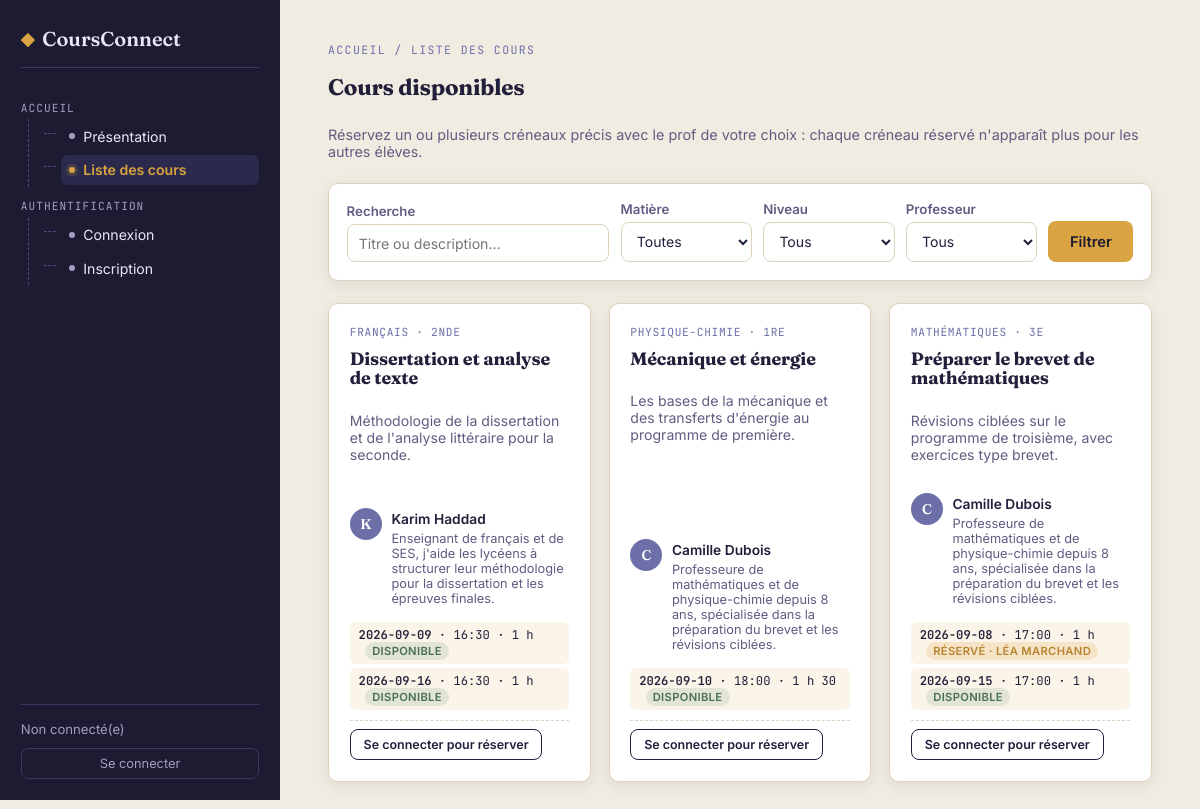
Screenshot of /cours with the database file from the repository.
### tables this page shows
CREATE TABLE courses(
            id INTEGER PRIMARY KEY AUTOINCREMENT,
            title TEXT NOT NULL,
            subject TEXT NOT NULL,
            level TEXT NOT NULL,
            description TEXT NOT NULL,
            teacher_id INTEGER NOT NULL REFERENCES users(id) ON DELETE CASCADE
        );

CREATE TABLE users(
            id INTEGER PRIMARY KEY AUTOINCREMENT,
            name TEXT NOT NULL,
            email TEXT UNIQUE NOT NULL,
            password_hash TEXT NOT NULL,
            role TEXT NOT NULL CHECK(role IN ('admin', 'prof', 'etudiant')),
            bio TEXT,
            photo TEXT
        );

CREATE TABLE slots(
            id INTEGER PRIMARY KEY AUTOINCREMENT,
            course_id INTEGER NOT NULL REFERENCES courses(id) ON DELETE CASCADE,
            slot_date TEXT NOT NULL,
            slot_time TEXT NOT NULL,
            duration_minutes INTEGER NOT NULL,
            reserved_by INTEGER REFERENCES users(id) ON DELETE SET NULL,
            student_notes TEXT
        );

### app.py (the view)
@app.route("/cours")
def cours():
    db = get_db()
    user = current_user()
    q = request.args.get("q", "").strip()
    subject = request.args.get("subject", "").strip()
    level = request.args.get("level", "").strip()
    teacher_id = request.args.get("teacher_id", "").strip()
    conditions = ["EXISTS (SELECT 1 FROM slots s WHERE s.course_id = c.id AND s.reserved_by IS NULL)"]
    params = []
    if q:
        conditions.append("(c.title LIKE ? OR c.description LIKE ?)")
        like = f"%{q}%"
        params.extend([like, like])
    if subject in MATIERES:
        conditions.append("c.subject = ?")
        params.append(subject)
    if level in NIVEAUX:
        conditions.append("c.level = ?")
        params.append(level)
    if teacher_id.isdigit():
        conditions.append("c.teacher_id = ?")
        params.append(int(teacher_id))
    where_clause = " AND ".join(conditions) if conditions else "1=1"
    rows = db.execute(
        f"""
        SELECT c.*, u.name AS teacher_name, u.bio AS teacher_bio, u.photo AS teacher_photo
        FROM courses c
        JOIN users u ON u.id = c.teacher_id
        WHERE {where_clause}
        ORDER BY c.id DESC
        """,
        params,
    ).fetchall()
    teachers = db.execute(
        "SELECT id, name FROM users WHERE role = 'prof' ORDER BY name"
    ).fetchall()
    slots_map = get_slots_map(db, [r["id"] for r in rows])
    return render_template(
        "cours.html",
        courses=rows,
        slots_map=slots_map,
        matieres=MATIERES,
        niveaux=NIVEAUX,
        teachers=teachers,
        filters={"q": q, "subject": subject, "level": level, "teacher_id": teacher_id},
    )

### app.py (called while the page is built)
def get_db():
    if "db" not in g:
        g.db = sqlite3.connect(DB_PATH)
        g.db.row_factory = sqlite3.Row
        g.db.execute("PRAGMA foreign_keys = ON")
    return g.db

def get_slots_map(db, course_ids):
    if not course_ids:
        return {}
    placeholders = ",".join("?" for _ in course_ids)
    rows = db.execute(
        f"""
        SELECT sl.*, u.name AS student_name
        FROM slots sl
        LEFT JOIN users u ON u.id = sl.reserved_by
        WHERE sl.course_id IN ({placeholders})
        ORDER BY sl.slot_date, sl.slot_time
        """,
        list(course_ids),
    ).fetchall()
    slots_map = {cid: [] for cid in course_ids}
    for r in rows:
        slots_map[r["course_id"]].append(r)
    return slots_map

@app.template_filter("duree_lisible")
def duree_lisible(minutes):
    minutes = int(minutes)
    h, m = divmod(minutes, 60)
    if h and m:
        return f"{h} h {m:02d}"
    if h:
        return f"{h} h"
    return f"{m} min"

def current_user():
    user_id = session.get("user_id")
    if not user_id:
        return None
    return get_db().execute("SELECT * FROM users WHERE id = ?", (user_id,)).fetchone()

@app.context_processor
def inject_current_user():
    return {"current_user": current_user()}

@app.context_processor
def inject_unread_total():
    user = current_user()
    if user and user["role"] in ("prof", "etudiant"):
        total = get_db().execute(
            "SELECT COUNT(*) FROM messages WHERE recipient_id = ? AND read_at IS NULL",
            (user["id"],),
        ).fetchone()[0]
        return {"unread_messages_total": total}
    return {"unread_messages_total": 0}

### templates/cours.html (shortened to what this page needs)
{% extends "base.html" %}
{% import "_macros.html" as macros %}
{% block content %}
  <div class="section-title">
    <div>
      <span class="eyebrow">Accueil / Liste des cours</span>
      <h2>Cours disponibles</h2>
    </div>
  </div>
  <p style="color:var(--text-muted);font-size:0.9rem;margin:-0.6rem 0 1.4rem;">
    Réservez un ou plusieurs créneaux précis avec le prof de votre choix : chaque créneau réservé n'apparaît plus pour les autres élèves.
  </p>
  <form method="get" action="{{ url_for('cours') }}" class="card filter-bar">
    <div class="field">
      <label for="q">Recherche</label>
      <input type="text" id="q" name="q" placeholder="Titre ou description…" value="{{ filters.q }}">
    </div>
    <div class="field">
      <label for="subject">Matière</label>
      <select id="subject" name="subject">
        <option value="">Toutes</option>
      </select>
    </div>
    <div class="field">
      <label for="level">Niveau</label>
      <select id="level" name="level">
        <option value="">Tous</option>
      </select>
    </div>
    <div class="field">
      <label for="teacher_id">Professeur</label>
      <select id="teacher_id" name="teacher_id">
        <option value="">Tous</option>
      </select>
    </div>
    <div class="field">
      <button class="btn btn-gold" type="submit">Filtrer</button>
    </div>
  </form>
  {% if courses %}
  <div class="course-grid">
    {% for c in courses %}
    {% set course_slots = slots_map.get(c['id'], []) %}
    {% set free_slots = course_slots|selectattr('reserved_by', 'none')|list %}
    <div class="card course-card">
      <span class="course-cat">{{ c['subject'] }} · {{ c['level'] }}</span>
      <h3>{{ c['title'] }}</h3>
      <p class="course-desc">{{ c['description'] }}</p>
      <div class="teacher-line">
        {{ macros.avatar(c['teacher_name'], c['teacher_photo'], 32) }}
        <div>
          <span class="teacher-name">{{ c['teacher_name'] }}</span>
          {% if c['teacher_bio'] %}
            <p class="teacher-bio">{{ c['teacher_bio'] }}</p>
          {% endif %}
        </div>
      </div>
      {% if current_user and current_user['role'] == 'etudiant' and free_slots %}
        <form method="post" action="{{ url_for('inscription_cours', course_id=c['id']) }}">
          <ul class="slot-list slot-list-picker">
            {% for s in course_slots %}
              <li>
                <label class="slot-pick {{ 'is-taken' if s['reserved_by'] and s['reserved_by'] != current_user['id'] else '' }} {{ 'is-mine' if s['reserved_by'] == current_user['id'] else '' }}">
                  {% if not s['reserved_by'] %}
                    <input type="checkbox" name="slot_id[]" value="{{ s['id'] }}">
                  {% endif %}
                  <span class="slot-date">{{ s['slot_date'] }}</span> · {{ s['slot_time'] }} · {{ s['duration_minutes']|duree_lisible }}
                  {% if s['reserved_by'] == current_user['id'] %}
                    <span class="slot-status slot-status-reserved">Réservé par vous</span>
                  {% elif s['reserved_by'] %}
                    <span class="slot-status slot-status-reserved">Complet</span>
                  {% endif %}
                </label>
              </li>
            {% endfor %}
          </ul>
          <div class="field" style="margin-top:0.6rem;">
            <label>Sujets à travailler avec le prof (optionnel)</label>
            <textarea name="notes" rows="2" placeholder="Ex. : révision des fractions, méthodologie de la dissertation…"></textarea>
          </div>
          <button class="btn btn-sage" type="submit" style="font-size:0.8rem;padding:0.45rem 0.8rem;">Réserver les créneaux sélectionnés</button>
        </form>
      {% else %}
        {{ macros.slot_list(course_slots) }}
      {% endif %}
      <div class="course-meta">
        {% if not current_user %}
          <a class="btn btn-outline" style="font-size:0.78rem;padding:0.45rem 0.8rem;" href="{{ url_for('connexion') }}">Se connecter pour réserver</a>
        {% endif %}
      </div>
    </div>
    {% endfor %}
  </div>
  {% else %}
  <div class="empty-state">Aucun cours disponible pour le moment — repassez bientôt !</div>
  {% endif %}
{% endblock %}

### templates/_macros.html
{% macro slot_list(slots) %}
  {% if slots %}
    <ul class="slot-list">
      {% for s in slots %}
        <li>
          <span class="slot-date">{{ s['slot_date'] }}</span> · {{ s['slot_time'] }} · {{ s['duration_minutes']|duree_lisible }}
          {% if s['reserved_by'] %}
            <span class="slot-status slot-status-reserved">Réservé{{ ' · ' + s['student_name'] if s['student_name'] else '' }}</span>
          {% else %}
            <span class="slot-status slot-status-dispo">Disponible</span>
          {% endif %}
        </li>
      {% endfor %}
    </ul>
  {% else %}
    <p class="slot-empty">Aucun créneau programmé.</p>
  {% endif %}
{% endmacro %}
{% macro avatar(name, photo, size=36) %}
  {% if photo %}
    <img class="avatar-img" src="{{ url_for('static', filename='uploads/profils/' + photo) }}" alt="{{ name }}" style="width:{{ size }}px;height:{{ size }}px;">
  {% else %}
    <span class="avatar-fallback" style="width:{{ size }}px;height:{{ size }}px;font-size:{{ (size * 0.45)|round|int }}px;">{{ (name[0] if name else '?')|upper }}</span>
  {% endif %}
{% endmacro %}

### static/style.css (style rules this page uses)
:root { --ink:#1D1B31; --ink-soft:#2C2A4C; --ink-softer:#3A3763; --paper:#F1ECE1; --card:#FFFFFF; --text-dark:#221F3B; --text-muted:#615C82; --text-light:#EAE6F5; --text-light-muted:#A29DC4; --gold:#D9A441; --gold-dark:#B8842F; --sage:#5F8D6B; --sage-dark:#487056; --indigo-accent:#6C6FA8; --border:#DFD3C0; --tree-line:#4B4776; --danger:#B5533D; --radius:10px; --shadow: 0 4px 16px rgba(29,27,49,0.08); }
* { box-sizing:border-box; }
html,body { margin:0;padding:0; }
body { font-family:'Inter',sans-serif; background:var(--paper); color:var(--text-dark); -webkit-font-smoothing:antialiased; }
h1,h2,h3,.display { font-family:'Fraunces',serif; color:var(--text-dark); letter-spacing:-0.01em; line-height:1.1; }
a { color:inherit;text-decoration:none; }
button { font-family:inherit;cursor:pointer; }
.eyebrow { font-family:'JetBrains Mono',monospace; font-size:0.72rem; letter-spacing:0.12em; text-transform:uppercase; color:var(--indigo-accent); margin-bottom:0.6rem; display:block; }
.card { background:var(--card);border:1px solid var(--border);border-radius:var(--radius);box-shadow:var(--shadow); }
.btn { display:inline-flex; align-items:center; gap:0.45rem; padding:0.72rem 1.35rem; border-radius:8px; border:none; font-weight:600; font-size:0.92rem; transition:transform .12s ease, box-shadow .12s ease, background .15s ease; }
.btn-gold { background:var(--gold);color:var(--ink); }
.btn-outline { background:transparent;border:1.5px solid var(--text-dark);color:var(--text-dark); }
input, select, textarea { width:100%; font-family:'Inter',sans-serif; font-size:0.94rem; padding:0.72rem 0.85rem; border-radius:8px; border:1.5px solid var(--border); background:#fff; color:var(--text-dark); }
label { font-size:0.83rem;font-weight:600;color:var(--text-muted);display:block;margin-bottom:0.35rem; }
.field { margin-bottom:1.1rem; }
.section-title { display:flex;align-items:baseline;justify-content:space-between;margin-bottom:1.1rem; }
.section-title h2 { font-size:1.4rem; }
.course-grid { display:grid;grid-template-columns:repeat(auto-fill,minmax(260px,1fr));gap:1.1rem; }
.course-card { padding:1.3rem;display:flex;flex-direction:column;gap:0.6rem; }
.course-cat { font-family:'JetBrains Mono',monospace;font-size:0.7rem;text-transform:uppercase;letter-spacing:0.06em;color:var(--indigo-accent); }
.course-card h3 { font-size:1.12rem;margin:0; }
.course-desc { color:var(--text-muted);font-size:0.88rem;flex:1; }
.course-meta { display:flex;justify-content:space-between;align-items:center;font-size:0.82rem;color:var(--text-muted);padding-top:0.5rem;border-top:1px dashed var(--border);flex-wrap:wrap;gap:0.5rem; }
.slot-list { list-style:none; margin:0; padding:0; display:flex; flex-direction:column; gap:0.3rem; }
.slot-list li { font-family:'JetBrains Mono',monospace; font-size:0.76rem; color:var(--text-dark); background:rgba(217,164,65,0.12); border-radius:6px; padding:0.3rem 0.55rem; display:inline-block; }
.slot-list .slot-date { font-weight:600; }
.slot-status { font-family:'Inter',sans-serif; font-weight:600; font-size:0.7rem; text-transform:uppercase; letter-spacing:0.03em; margin-left:0.4rem; padding:0.12rem 0.45rem; border-radius:10px; }
.slot-status-dispo { background:rgba(95,141,107,0.16);color:var(--sage-dark); }
.slot-status-reserved { background:rgba(217,164,65,0.2);color:var(--gold-dark); }
.avatar-fallback { display:inline-flex; align-items:center; justify-content:center; border-radius:50%; background:var(--indigo-accent); color:#fff; font-family:'Fraunces',serif; font-weight:600; flex-shrink:0; }
.teacher-line { display:flex;align-items:flex-start;gap:0.6rem;padding:0.4rem 0; }
.teacher-name { font-weight:600;font-size:0.86rem; }
.teacher-bio { font-size:0.8rem;color:var(--text-muted);margin:0.2rem 0 0; }
.filter-bar { display:grid; grid-template-columns:2fr 1fr 1fr 1fr auto; gap:0.7rem; align-items:end; padding:1.1rem; margin-bottom:1.4rem; }
.filter-bar .field { margin-bottom:0; }
.filter-bar label { margin-bottom:0.3rem; }
.filter-bar input, .filter-bar select { padding:0.6rem 0.7rem;font-size:0.88rem; }
.filter-bar .btn { white-space:nowrap; }

### rows the page displays
courses: subject "FRANÇAIS", level "2NDE", title "Dissertation et analyse de texte", description "Méthodologie de la dissertation et de l'analyse littéraire pour la seconde.", {{ size }} 32 (drawn), teacher_name "Karim Haddad", teacher_bio "Enseignant de français et de SES, j'aide les lycéens à structurer leur méthodologie pour la dissertation et les épreuves finales."
users: name "K"
slots: slot_date "2026-09-09", slot_time "16:30", duration_minutes|duree_lisible "1 h", shows "DISPONIBLE"
slots: slot_date "2026-09-16", slot_time "16:30", duration_minutes|duree_lisible "1 h", shows "DISPONIBLE"
courses: subject "PHYSIQUE-CHIMIE", level "1RE", title "Mécanique et énergie", description "Les bases de la mécanique et des transferts d'énergie au programme de première.", {{ size }} 32 (drawn), teacher_name "Camille Dubois", teacher_bio "Professeure de mathématiques et de physique-chimie depuis 8 ans, spécialisée dans la préparation du brevet et les révisions ciblées."
users: name "C"
slots: slot_date "2026-09-10", slot_time "18:00", duration_minutes|duree_lisible "1 h 30", shows "DISPONIBLE"
courses: subject "MATHÉMATIQUES", level "3E", title "Préparer le brevet de mathématiques", description "Révisions ciblées sur le programme de troisième, avec exercices type brevet.", {{ size }} 32 (drawn), teacher_name "Camille Dubois", teacher_bio "Professeure de mathématiques et de physique-chimie depuis 8 ans, spécialisée dans la préparation du brevet et les révisions ciblées."
slots: slot_date "2026-09-08", slot_time "17:00", duration_minutes|duree_lisible "1 h"
users: name "· LÉA MARCHAND"
slots: slot_date "2026-09-15", slot_time "17:00", duration_minutes|duree_lisible "1 h", shows "DISPONIBLE"
